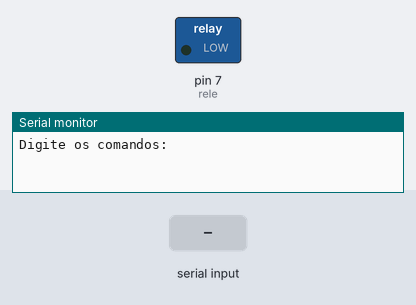
Simulated run of this sketch. Board: Arduino Uno, built with avr-gcc and run on an emulated ATmega328P. On the bench: switched loads named in the sketch (green lamp = pin HIGH), the last lines printed to the serial monitor. The test bench sets the inputs (shaded band).

Above: at 1.2 s.
1.3 s: "A" received over the second serial link
At 2.5 s:
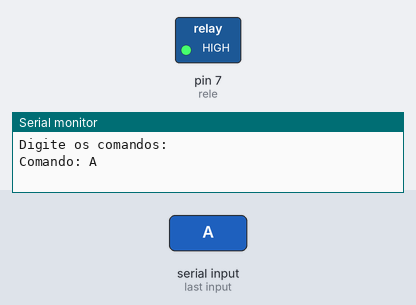
2.8 s: "a" received over the second serial link
At 3.8 s:
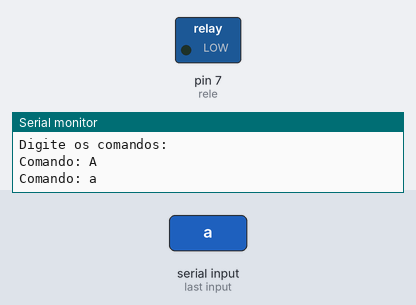
Timing chart, 0 to 5.8 s (numbered marks = the images above; inputs shaded):
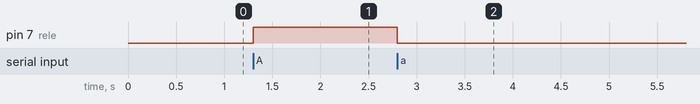

Measured:
- after the input at 1.3 s, pin 7 (rele): LOW → HIGH at once
- after the input at 2.8 s, pin 7 (rele): HIGH → LOW at once

The sketch:

Acendendo_e_apagando_uma_l_mpada_pelo_celular.ino
```cpp
//Biblioteca nativa do Arduino
#include <SoftwareSerial.h> //Faz a conversão de uma porta comum para uma serial
#define rele 7
#define RX 11
#define TX 12
SoftwareSerial bluetooth(RX, TX); // RX => TX | TX => RX

void setup()
{
  pinMode(rele,OUTPUT);

  bluetooth.begin(9600); //INICIA COMUNICAÇÃO SERIAL DO BLUETOOTH
  Serial.begin(9600);    //INICIA SERIAL MONITOR
  Serial.println("Digite os comandos: ");
}

void loop()
{
  while (bluetooth.available()) //ENQUANTO O BLUETOOTH ESTIVER ATIVO EXECUTA O BLOCO
  {
    //Verifica se recebeu alguma informação
    char comando = bluetooth.read(); // ARMAZENA NA VARIÁVEL COMANDO A LEITURA DO BLUETOOTH

    Serial.print("Comando: ");
    Serial.println(comando); // IMPRIME O COMANDO NO SERIAL MONITOR

    if(comando=='A'){digitalWrite(rele,HIGH);}
    if(comando=='a'){digitalWrite(rele,LOW);}

  } // And while
}
```
